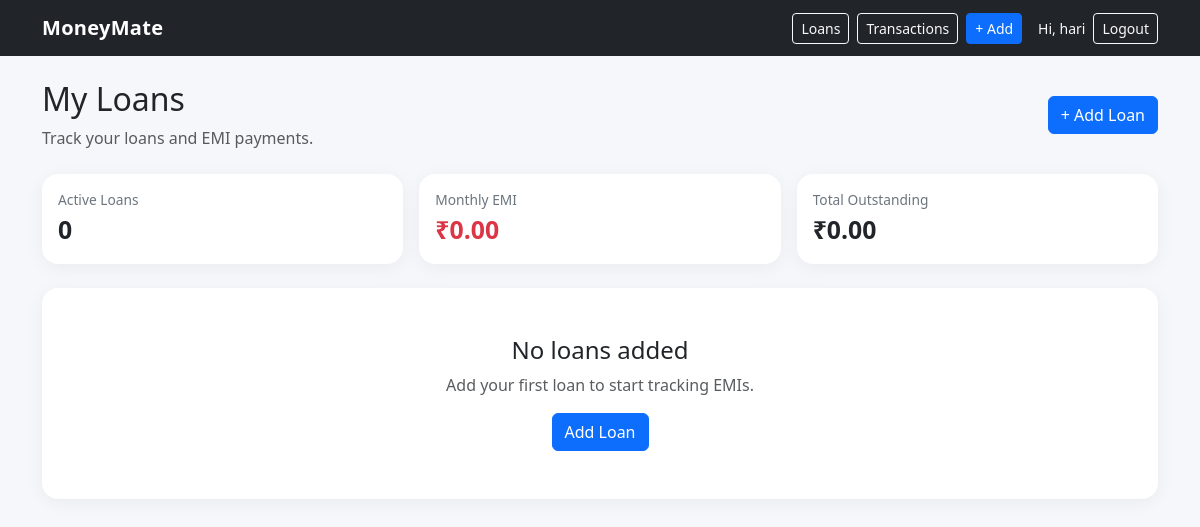
Page /loans/ (signed in) on the earlier database version.
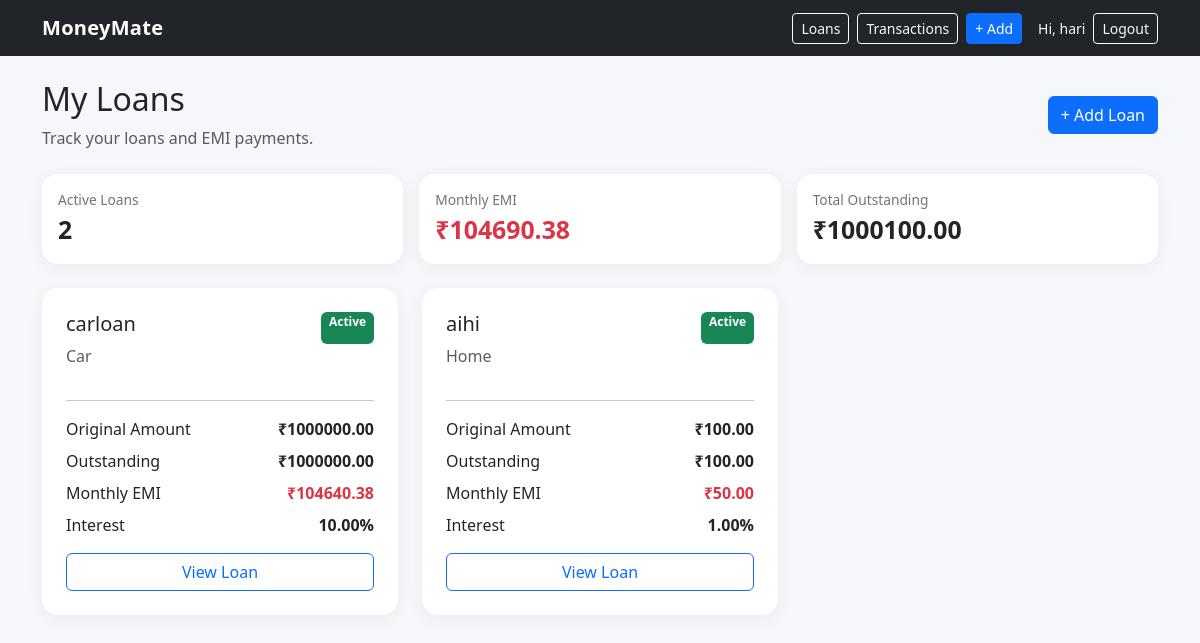
Same page on the later database version.
### finance/models.py (models this page shows, shortened)
class Loan(models.Model):
    LOAN_TYPES = [
        ("home", "Home"),
        ("car" , "Car"),
        ("bike" , "Bike"),
        ("personal" , "Personal"),
        ("education" , "Education"),
        ("credit_card" , "Credit Card EMI"),
        ("others" , "Others")
    ]
    STATUS_CHOICES = [
        ("active" , "Active"),
        ("completed" , "Ccompleted"),
        ("closed" , "Closed")
    ]
    id = models.UUIDField(primary_key=True, default=uuid.uuid4, editable=False)
    user = models.ForeignKey(User, on_delete=models.CASCADE, related_name="loans")
    loan_name = models.CharField(max_length=120)
    loan_type = models.CharField(max_length=20, choices=LOAN_TYPES)
    principal_amount = models.DecimalField(max_digits=12, decimal_places=2)
    interest_rate = models.DecimalField(max_digits=5, decimal_places=2, help_text="Anual Interest Rate (%)")
    tenure_months = models.PositiveIntegerField()
    emi_amount = models.DecimalField(max_digits=12, decimal_places=2)
    start_date = models.DateField(default=timezone.localdate)
    end_date = models.DateField(default=timezone.localdate)
    outstanding_amount = models.DecimalField(max_digits=12, decimal_places=2)
    status = models.CharField(max_length=20, choices=STATUS_CHOICES, default="pending")

### finance/views.py (the view)
# urls.py: path("loans/", views.loans, name="loans"),
@login_required
def loans(request):
    loans = Loan.objects.filter(
        user=request.user
    ).order_by("-start_date")
    total_emi = loans.filter(
        status="active"
    ).aggregate(
        total=Sum("emi_amount")
    )["total"] or Decimal("0")
    total_outstanding = loans.filter(
        status="active"
    ).aggregate(
        total=Sum("outstanding_amount")
    )["total"] or Decimal("0")
    active_loans = loans.filter(
        status="active"
    ).count()
    return render(
        request,
        "finance/loans.html",
        {
            "loans": loans,
            "total_emi": total_emi,
            "total_outstanding": total_outstanding,
            "active_loans": active_loans,
        }
    )

### templates/finance/loans.html (shortened to what this page needs)
{% extends "base.html" %}
{% block content %}
<div class="d-flex justify-content-between align-items-center mb-4">
    <div>
        <h2>My Loans</h2>
        <p class="text-muted mb-0">
            Track your loans and EMI payments.
        </p>
    </div>
    <a href="{% url 'add_loan' %}" class="btn btn-primary">
        + Add Loan
    </a>
</div>
<div class="row g-3 mb-4">
    <div class="col-md-4">
        <div class="card p-3">
            <div class="small-muted">
                Active Loans
            </div>
            <div class="stat-value">
                {{ active_loans }}
            </div>
        </div>
    </div>
    <div class="col-md-4">
        <div class="card p-3">
            <div class="small-muted">
                Monthly EMI
            </div>
            <div class="stat-value text-danger">
                ₹{{ total_emi|floatformat:2 }}
            </div>
        </div>
    </div>
    <div class="col-md-4">
        <div class="card p-3">
            <div class="small-muted">
                Total Outstanding
            </div>
            <div class="stat-value">
                ₹{{ total_outstanding|floatformat:2 }}
            </div>
        </div>
    </div>
</div>
<div class="row g-4">
    {% for loan in loans %}
    <div class="col-md-6 col-lg-4">
        <div class="card p-4 h-100">
            <div class="d-flex justify-content-between">
                <h5>
                    {{ loan.loan_name }}
                </h5>
                {% if loan.status == "active" %}
                <span class="badge text-bg-success">
                    Active
                </span>
                {% else %}
                <span class="badge text-bg-secondary">
                    Completed
                </span>
                {% endif %}
            </div>
            <p class="text-muted">
                {{ loan.get_loan_type_display }}
            </p>
            <hr>
            <div class="d-flex justify-content-between mb-2">
                <span>Original Amount</span>
                <strong>
                    ₹{{ loan.principal_amount|floatformat:2 }}
                </strong>
            </div>
            <div class="d-flex justify-content-between mb-2">
                <span>Outstanding</span>
                <strong>
                    ₹{{ loan.outstanding_amount|floatformat:2 }}
                </strong>
            </div>
            <div class="d-flex justify-content-between mb-2">
                <span>Monthly EMI</span>
                <strong class="text-danger">
                    ₹{{ loan.emi_amount|floatformat:2 }}
                </strong>
            </div>
            <div class="d-flex justify-content-between mb-3">
                <span>Interest</span>
                <strong>
                    {{ loan.interest_rate }}%
                </strong>
            </div>
            <a href="{% url 'loan_detail' loan.id %}" class="btn btn-outline-primary w-100">
                View Loan
            </a>
        </div>
    </div>
    {% empty %}
    <div class="col-12">
        <div class="card p-5 text-center">
            <h4>No loans added</h4>
            <p class="text-muted">
                Add your first loan to start tracking EMIs.
            </p>
            <a href="{% url 'add_loan' %}" class="btn btn-primary mx-auto">
                Add Loan
            </a>
        </div>
    </div>
    {% endfor %}
</div>
{% endblock %}

Differences in the rows shown:
added Loan: loan_name "carloan", status "Active", loan_type "Car", principal_amount "1000000.00", outstanding_amount "1000000.00", emi_amount "104640.38", interest_rate "10.00"
added Loan: loan_name "aihi", status "Active", loan_type "Home", principal_amount "100.00", outstanding_amount "100.00", emi_amount "50.00", interest_rate "1.00"
Other differences:
{{ active_loans }}: "0" → "2"
{{ total_emi|floatformat:2 }}: "0.00" → "104690.38"
{{ total_outstanding|floatformat:2 }}: "0.00" → "1000100.00"
text no longer shown: "No loans added Add your first loan to start tracking EMIs. Add Loan"
